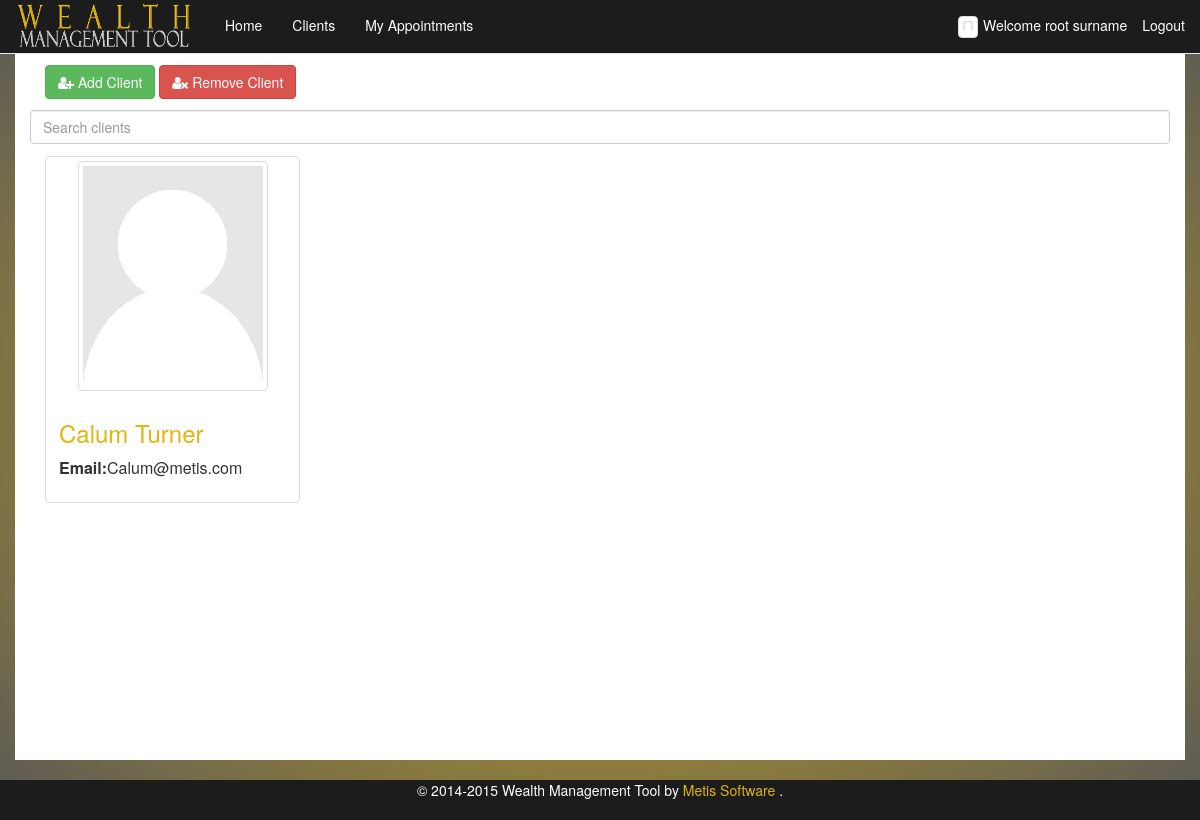
/clients/ (signed in), run on an earlier commit of the app's database.
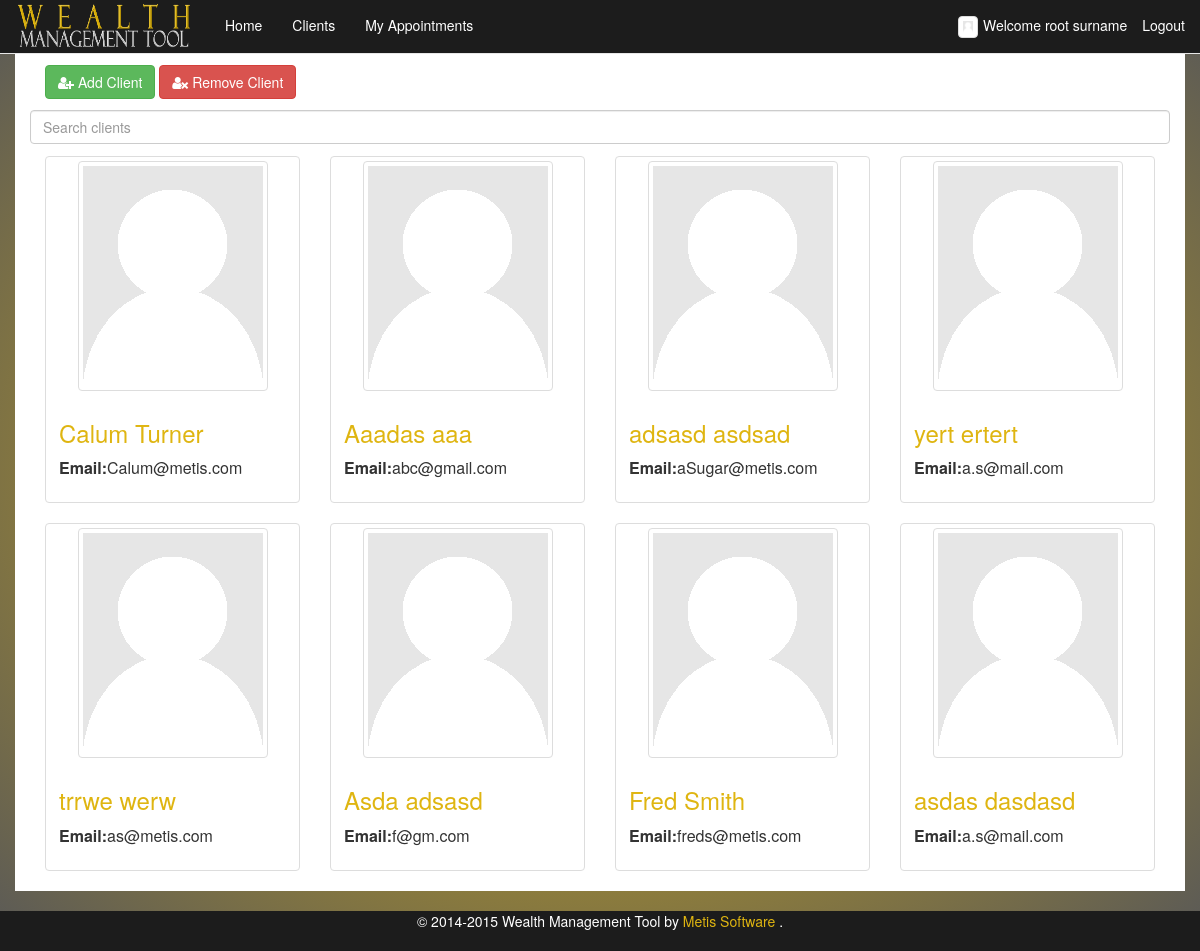
And on a later commit of the database.
### wms/models.py (models this page shows, shortened)
class FA(AbstractBaseUser, PermissionsMixin):
    email = models.EmailField(max_length=64, unique=True)
    first_name = models.CharField(max_length=64, default="**DEFAULT**")
    middle_name = models.CharField(max_length=64, blank=True)
    surname = models.CharField(max_length=64, default="**DEFAULT**")
    image = models.ImageField(upload_to='fa_images', default='/media/person-placeholder.png')
    dob = models.DateField(default="1990-01-01")
    ni_regex = RegexValidator(regex=r'^(?!BG)(?!GB)(?!NK)(?!KN)(?!TN)(?!NT)(?!ZZ)(?:[A-CEGHJ-PR-TW-Z][A-CEGHJ-NPR-TW-Z])(?:\s*\d\s*){6}([A-D]|\s)$', message="Must be in the format: 'AA999999A', restrictions to characters apply'")
    ni_number = models.CharField(
        max_length=9, validators=[ni_regex], primary_key=True)
    is_staff=models.BooleanField(default=False)
    is_admin=models.BooleanField(default=False)
    is_active=models.BooleanField(default=True)
    USERNAME_FIELD = 'email'
    REQUIRED_FIELDS = ['first_name', 'surname', 'dob', 'ni_number', 'is_active']
    objects = FAUserManager()

class Client(models.Model):
    first_name = models.CharField(max_length=64)
    middle_name = models.CharField(max_length=64, blank=True)
    surname = models.CharField(max_length=64)
    image = models.ImageField(upload_to='client_images', default='/media/person-placeholder.png')
    dob = models.DateField(default="1990-01-01")
    ni_regex = RegexValidator(regex=r'^(?!BG)(?!GB)(?!NK)(?!KN)(?!TN)(?!NT)(?!ZZ)(?:[A-CEGHJ-PR-TW-Z][A-CEGHJ-NPR-TW-Z])(?:\s*\d\s*){6}([A-D]|\s)$', message="Must be in the format: 'AA999999A', restrictions to characters apply'")
    ni_number = models.CharField(max_length=9, validators=[ni_regex], primary_key=True)
    email = models.EmailField(max_length=64)
    phone_regex = RegexValidator(
        regex=r'^\+?1?\d{9,15}$',
        message="Not a valid phone number. Up to 9 digits allowed.")
    home_phone = models.CharField(
        max_length=11, validators=[phone_regex], blank=True
    )
    mob_phone = models.CharField(
        max_length=11, validators=[phone_regex], blank=True
    )
    cash = models.DecimalField(max_digits=20, decimal_places=2)
    fa = models.ForeignKey(FA, null=True, blank=True)
    twitter_username = models.CharField(validators=[RegexValidator(
                                                    regex="^(\w){1,15}$",
                                                    message="Not a valid username,please remove @ and max of 15 cahracters"
                                                    )],
                                        blank=True, max_length= 15)
    facebook_username = models.CharField(blank=True, null=True, max_length=15)
    linkedin_username = models.CharField(blank=True, null=True, max_length=15)
    googleplus_username = models.CharField(blank=True, null=True, max_length=15)
    def __str__(self):
        return self.surname + " - " + self.ni_number

### wms/views.py (the view)
# urls.py: url(r'^clients/', 'print_clients', name='print_clients'),
@login_required
def print_clients(request):
    current_user = request.user
    client_list = Client.objects.filter(fa__ni_number=current_user.ni_number)
    print(client_list)
    return render_to_response('wms/clients.html', {'client_list': client_list}, context_instance=RequestContext(request))

### wms/templates/wms/clients.html (shortened to what this page needs)
{% extends "wms/base_boot.html" %}
{% load staticfiles %}
{% block content %}
    <div class="col-md-12 col-sm-12 ">
        <div class="col-md-12" style="margin-bottom:1%;">
            <a class="btn btn-success" href="/new_client.html" role="button"><i class="fa fa-user-plus"></i> Add Client</a>
	    <button id="rmvclient" type="button" class="btn btn-danger"><i class="fa fa-user-times"></i> Remove Client</button>
        </div>
    </div>
    <div class=" col-md-12 col-sm-12">
    {% if client_list %}
    <div id="users">
        <input class="search form-control " placeholder="Search clients" style = "margin-bottom:1%;">
        <ul class="list-unstyled list">
        {% for client in client_list %}
        <li>
            <div class="col-sm-4 col-xs-12 col-md-3">
                <div class="thumbnail">
			<a href="/client_details/?client={{client.ni_number}}"><img src="{{ client.image.url }}" class="img-responsive img-thumbnail" style="max-width: 200px"></a>
                    <div class="caption">
                        <h3 class=""><a href="/client_details/?client={{client.ni_number}}">{{client.first_name}} {{client.surname}}</a></h3>
                        <p>
                            <table>
                                <tr>
                                    <td><strong>Email: </strong></td>
                                    <td class="email">{{client.email}}</td>
                                </tr>
                            </table>
                        </p>
                    </div>
                    </div>
                </div>
            </li>
        {%endfor%}
        </ul>
    </div>
    {% else %}
    <p>No client data</p>
    {% endif %}
    </div>
    </div>
    {%  endblock %}

### wms/templates/wms/base_boot.html (shortened to what this page needs)
{% load staticfiles %}
<html>
<head>
<link rel="stylesheet" type="text/css" href="{% static 'wms/css/style-bootstrap.css' %}" />
<link href="{% static "wms/css/bootstrap.css" %}" rel="stylesheet">
<link href="{% static "wms/css/magnific-popup.css" %}" rel="stylesheet" type="text/css">
<link rel="stylesheet" type="text/css" href="{% static "wms/css/jquery.fancybox.css" %}" media="screen" />
<link href="{% static "wms/css/bootstrap-sticky-footer.css" %}" rel="stylesheet">
<link rel="stylesheet" href="//maxcdn.bootstrapcdn.com/font-awesome/4.3.0/css/font-awesome.min.css">
</head>
<body>
<nav class="navbar navbar-default navbar-fixed-top" id="home">
	<div class="container-fluid">
		<div class="navbar-header">
			<a href="/" class="navbar-brand">
				<img src="{% static "wms/images/logo.png" %}" alt="Wealth Management Tool" height="54" width="180" style="margin-top: -15px;" /></a>
		</div>
		<div id="navbar" class="navbar-collapse collapse">
			<ul class="nav navbar-nav">
				<li><a id="home" href="/">Home</a></li>
				<li><a id="clients" href="/clients/">Clients</a></li>
				<li><a id="appointments" href="/appointments/">My Appointments</a></li>
			</ul>
			<ul class="nav navbar-nav navbar-right">
				{% if user.is_authenticated %}
				<li class="text-center" style="padding-top: 15px;padding-bottom: 15px;"><img src="{{ user.image.url }}" class="img-responsive img-thumbnail" style="max-width: 20px; margin-right:5px;"/>Welcome  {{ user.first_name }} {{ user.surname }}</li>
				<li ><a href="/logout">Logout</a>
				</li>
				{% endif %}
			</ul>
		</div>
	</div>
</nav>
<div class="container" style="overflow-x: hidden">
	{% block content %}
	{% endblock %}
<footer class="footer">
		<p class="text-center" style="color:#FFFFFF;">© 2014-2015 Wealth Management Tool by  <a style="color:#dfb511;"href="http://www.metissoftware.co.uk" target="_blank"> Metis Software </a>.</p>
</footer>
</body>
</html>

What changed in the data, as far as the page shows it:
added Client: image (placeholder picture), first_name "Aaadas", surname "aaa", email "abc@gmail.com"
added Client: image (placeholder picture), first_name "adsasd", surname "asdsad", email "aSugar@metis.com"
added Client: image (placeholder picture), first_name "yert", surname "ertert", email "a.s@mail.com"
added Client: image (placeholder picture), first_name "trrwe", surname "werw", email "as@metis.com"
added Client: image (placeholder picture), first_name "Asda", surname "adsasd", email "f@gm.com"
now on this page (row edited): Client: image (placeholder picture), first_name "Fred", surname "Smith", email "freds@metis.com"
added Client: image (placeholder picture), first_name "asdas", surname "dasdasd", email "a.s@mail.com"
